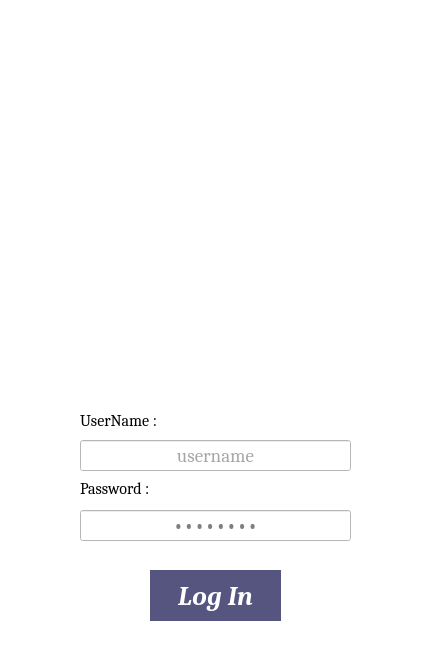
<?xml version="1.0" encoding="UTF-8"?>
<ui version="4.0">
 <class>Form</class>
 <widget class="QWidget" name="Form">
  <property name="geometry">
   <rect>
    <x>0</x>
    <y>0</y>
    <width>430</width>
    <height>650</height>
   </rect>
  </property>
  <property name="minimumSize">
   <size>
    <width>430</width>
    <height>650</height>
   </size>
  </property>
  <property name="maximumSize">
   <size>
    <width>430</width>
    <height>650</height>
   </size>
  </property>
  <property name="baseSize">
   <size>
    <width>430</width>
    <height>650</height>
   </size>
  </property>
  <property name="palette">
   <palette>
    <active>
     <colorrole role="WindowText">
      <brush brushstyle="SolidPattern">
       <color alpha="255">
        <red>0</red>
        <green>0</green>
        <blue>0</blue>
       </color>
      </brush>
     </colorrole>
     <colorrole role="Button">
      <brush brushstyle="SolidPattern">
       <color alpha="255">
        <red>255</red>
        <green>255</green>
        <blue>255</blue>
       </color>
      </brush>
     </colorrole>
     <colorrole role="Light">
      <brush brushstyle="SolidPattern">
       <color alpha="255">
        <red>255</red>
        <green>255</green>
        <blue>255</blue>
       </color>
      </brush>
     </colorrole>
     <colorrole role="Midlight">
      <brush brushstyle="SolidPattern">
       <color alpha="255">
        <red>255</red>
        <green>255</green>
        <blue>255</blue>
       </color>
      </brush>
     </colorrole>
     <colorrole role="Dark">
      <brush brushstyle="SolidPattern">
       <color alpha="255">
        <red>127</red>
        <green>127</green>
        <blue>127</blue>
       </color>
      </brush>
     </colorrole>
     <colorrole role="Mid">
      <brush brushstyle="SolidPattern">
       <color alpha="255">
        <red>170</red>
        <green>170</green>
        <blue>170</blue>
       </color>
      </brush>
     </colorrole>
     <colorrole role="Text">
      <brush brushstyle="SolidPattern">
       <color alpha="255">
        <red>0</red>
        <green>0</green>
        <blue>0</blue>
       </color>
      </brush>
     </colorrole>
     <colorrole role="BrightText">
      <brush brushstyle="SolidPattern">
       <color alpha="255">
        <red>255</red>
        <green>255</green>
        <blue>255</blue>
       </color>
      </brush>
     </colorrole>
     <colorrole role="ButtonText">
      <brush brushstyle="SolidPattern">
       <color alpha="255">
        <red>0</red>
        <green>0</green>
        <blue>0</blue>
       </color>
      </brush>
     </colorrole>
     <colorrole role="Base">
      <brush brushstyle="SolidPattern">
       <color alpha="255">
        <red>255</red>
        <green>255</green>
        <blue>255</blue>
       </color>
      </brush>
     </colorrole>
     <colorrole role="Window">
      <brush brushstyle="SolidPattern">
       <color alpha="255">
        <red>255</red>
        <green>255</green>
        <blue>255</blue>
       </color>
      </brush>
     </colorrole>
     <colorrole role="Shadow">
      <brush brushstyle="SolidPattern">
       <color alpha="255">
        <red>0</red>
        <green>0</green>
        <blue>0</blue>
       </color>
      </brush>
     </colorrole>
     <colorrole role="AlternateBase">
      <brush brushstyle="SolidPattern">
       <color alpha="255">
        <red>255</red>
        <green>255</green>
        <blue>255</blue>
       </color>
      </brush>
     </colorrole>
     <colorrole role="ToolTipBase">
      <brush brushstyle="SolidPattern">
       <color alpha="255">
        <red>255</red>
        <green>255</green>
        <blue>220</blue>
       </color>
      </brush>
     </colorrole>
     <colorrole role="ToolTipText">
      <brush brushstyle="SolidPattern">
       <color alpha="255">
        <red>0</red>
        <green>0</green>
        <blue>0</blue>
       </color>
      </brush>
     </colorrole>
     <colorrole role="PlaceholderText">
      <brush brushstyle="SolidPattern">
       <color alpha="128">
        <red>0</red>
        <green>0</green>
        <blue>0</blue>
       </color>
      </brush>
     </colorrole>
    </active>
    <inactive>
     <colorrole role="WindowText">
      <brush brushstyle="SolidPattern">
       <color alpha="255">
        <red>0</red>
        <green>0</green>
        <blue>0</blue>
       </color>
      </brush>
     </colorrole>
     <colorrole role="Button">
      <brush brushstyle="SolidPattern">
       <color alpha="255">
        <red>255</red>
        <green>255</green>
        <blue>255</blue>
       </color>
      </brush>
     </colorrole>
     <colorrole role="Light">
      <brush brushstyle="SolidPattern">
       <color alpha="255">
        <red>255</red>
        <green>255</green>
        <blue>255</blue>
       </color>
      </brush>
     </colorrole>
     <colorrole role="Midlight">
      <brush brushstyle="SolidPattern">
       <color alpha="255">
        <red>255</red>
        <green>255</green>
        <blue>255</blue>
       </color>
      </brush>
     </colorrole>
     <colorrole role="Dark">
      <brush brushstyle="SolidPattern">
       <color alpha="255">
        <red>127</red>
        <green>127</green>
        <blue>127</blue>
       </color>
      </brush>
     </colorrole>
     <colorrole role="Mid">
      <brush brushstyle="SolidPattern">
       <color alpha="255">
        <red>170</red>
        <green>170</green>
        <blue>170</blue>
       </color>
      </brush>
     </colorrole>
     <colorrole role="Text">
      <brush brushstyle="SolidPattern">
       <color alpha="255">
        <red>0</red>
        <green>0</green>
        <blue>0</blue>
       </color>
      </brush>
     </colorrole>
     <colorrole role="BrightText">
      <brush brushstyle="SolidPattern">
       <color alpha="255">
        <red>255</red>
        <green>255</green>
        <blue>255</blue>
       </color>
      </brush>
     </colorrole>
     <colorrole role="ButtonText">
      <brush brushstyle="SolidPattern">
       <color alpha="255">
        <red>0</red>
        <green>0</green>
        <blue>0</blue>
       </color>
      </brush>
     </colorrole>
     <colorrole role="Base">
      <brush brushstyle="SolidPattern">
       <color alpha="255">
        <red>255</red>
        <green>255</green>
        <blue>255</blue>
       </color>
      </brush>
     </colorrole>
     <colorrole role="Window">
      <brush brushstyle="SolidPattern">
       <color alpha="255">
        <red>255</red>
        <green>255</green>
        <blue>255</blue>
       </color>
      </brush>
     </colorrole>
     <colorrole role="Shadow">
      <brush brushstyle="SolidPattern">
       <color alpha="255">
        <red>0</red>
        <green>0</green>
        <blue>0</blue>
       </color>
      </brush>
     </colorrole>
     <colorrole role="AlternateBase">
      <brush brushstyle="SolidPattern">
       <color alpha="255">
        <red>255</red>
        <green>255</green>
        <blue>255</blue>
       </color>
      </brush>
     </colorrole>
     <colorrole role="ToolTipBase">
      <brush brushstyle="SolidPattern">
       <color alpha="255">
        <red>255</red>
        <green>255</green>
        <blue>220</blue>
       </color>
      </brush>
     </colorrole>
     <colorrole role="ToolTipText">
      <brush brushstyle="SolidPattern">
       <color alpha="255">
        <red>0</red>
        <green>0</green>
        <blue>0</blue>
       </color>
      </brush>
     </colorrole>
     <colorrole role="PlaceholderText">
      <brush brushstyle="SolidPattern">
       <color alpha="128">
        <red>0</red>
        <green>0</green>
        <blue>0</blue>
       </color>
      </brush>
     </colorrole>
    </inactive>
    <disabled>
     <colorrole role="WindowText">
      <brush brushstyle="SolidPattern">
       <color alpha="255">
        <red>127</red>
        <green>127</green>
        <blue>127</blue>
       </color>
      </brush>
     </colorrole>
     <colorrole role="Button">
      <brush brushstyle="SolidPattern">
       <color alpha="255">
        <red>255</red>
        <green>255</green>
        <blue>255</blue>
       </color>
      </brush>
     </colorrole>
     <colorrole role="Light">
      <brush brushstyle="SolidPattern">
       <color alpha="255">
        <red>255</red>
        <green>255</green>
        <blue>255</blue>
       </color>
      </brush>
     </colorrole>
     <colorrole role="Midlight">
      <brush brushstyle="SolidPattern">
       <color alpha="255">
        <red>255</red>
        <green>255</green>
        <blue>255</blue>
       </color>
      </brush>
     </colorrole>
     <colorrole role="Dark">
      <brush brushstyle="SolidPattern">
       <color alpha="255">
        <red>127</red>
        <green>127</green>
        <blue>127</blue>
       </color>
      </brush>
     </colorrole>
     <colorrole role="Mid">
      <brush brushstyle="SolidPattern">
       <color alpha="255">
        <red>170</red>
        <green>170</green>
        <blue>170</blue>
       </color>
      </brush>
     </colorrole>
     <colorrole role="Text">
      <brush brushstyle="SolidPattern">
       <color alpha="255">
        <red>127</red>
        <green>127</green>
        <blue>127</blue>
       </color>
      </brush>
     </colorrole>
     <colorrole role="BrightText">
      <brush brushstyle="SolidPattern">
       <color alpha="255">
        <red>255</red>
        <green>255</green>
        <blue>255</blue>
       </color>
      </brush>
     </colorrole>
     <colorrole role="ButtonText">
      <brush brushstyle="SolidPattern">
       <color alpha="255">
        <red>127</red>
        <green>127</green>
        <blue>127</blue>
       </color>
      </brush>
     </colorrole>
     <colorrole role="Base">
      <brush brushstyle="SolidPattern">
       <color alpha="255">
        <red>255</red>
        <green>255</green>
        <blue>255</blue>
       </color>
      </brush>
     </colorrole>
     <colorrole role="Window">
      <brush brushstyle="SolidPattern">
       <color alpha="255">
        <red>255</red>
        <green>255</green>
        <blue>255</blue>
       </color>
      </brush>
     </colorrole>
     <colorrole role="Shadow">
      <brush brushstyle="SolidPattern">
       <color alpha="255">
        <red>0</red>
        <green>0</green>
        <blue>0</blue>
       </color>
      </brush>
     </colorrole>
     <colorrole role="AlternateBase">
      <brush brushstyle="SolidPattern">
       <color alpha="255">
        <red>255</red>
        <green>255</green>
        <blue>255</blue>
       </color>
      </brush>
     </colorrole>
     <colorrole role="ToolTipBase">
      <brush brushstyle="SolidPattern">
       <color alpha="255">
        <red>255</red>
        <green>255</green>
        <blue>220</blue>
       </color>
      </brush>
     </colorrole>
     <colorrole role="ToolTipText">
      <brush brushstyle="SolidPattern">
       <color alpha="255">
        <red>0</red>
        <green>0</green>
        <blue>0</blue>
       </color>
      </brush>
     </colorrole>
     <colorrole role="PlaceholderText">
      <brush brushstyle="SolidPattern">
       <color alpha="128">
        <red>0</red>
        <green>0</green>
        <blue>0</blue>
       </color>
      </brush>
     </colorrole>
    </disabled>
   </palette>
  </property>
  <property name="windowTitle">
   <string>Sarkhati Dackeh</string>
  </property>
  <property name="windowIcon">
   <iconset>
    <normaloff>../Data/Images/logodackeh2.png</normaloff>../Data/Images/logodackeh2.png</iconset>
  </property>
  <widget class="QLabel" name="label">
   <property name="geometry">
    <rect>
     <x>10</x>
     <y>20</y>
     <width>411</width>
     <height>371</height>
    </rect>
   </property>
   <property name="text">
    <string/>
   </property>
   <property name="pixmap">
    <pixmap>../Data/Images/Logo.png</pixmap>
   </property>
   <property name="scaledContents">
    <bool>true</bool>
   </property>
  </widget>
  <widget class="QLineEdit" name="lineEdit">
   <property name="geometry">
    <rect>
     <x>80</x>
     <y>440</y>
     <width>271</width>
     <height>31</height>
    </rect>
   </property>
   <property name="palette">
    <palette>
     <active>
      <colorrole role="Text">
       <brush brushstyle="SolidPattern">
        <color alpha="255">
         <red>0</red>
         <green>0</green>
         <blue>0</blue>
        </color>
       </brush>
      </colorrole>
      <colorrole role="PlaceholderText">
       <brush brushstyle="SolidPattern">
        <color alpha="128">
         <red>79</red>
         <green>79</green>
         <blue>79</blue>
        </color>
       </brush>
      </colorrole>
     </active>
     <inactive>
      <colorrole role="Text">
       <brush brushstyle="SolidPattern">
        <color alpha="255">
         <red>0</red>
         <green>0</green>
         <blue>0</blue>
        </color>
       </brush>
      </colorrole>
      <colorrole role="PlaceholderText">
       <brush brushstyle="SolidPattern">
        <color alpha="128">
         <red>79</red>
         <green>79</green>
         <blue>79</blue>
        </color>
       </brush>
      </colorrole>
     </inactive>
     <disabled>
      <colorrole role="Text">
       <brush brushstyle="SolidPattern">
        <color alpha="255">
         <red>33</red>
         <green>33</green>
         <blue>33</blue>
        </color>
       </brush>
      </colorrole>
      <colorrole role="PlaceholderText">
       <brush brushstyle="SolidPattern">
        <color alpha="128">
         <red>79</red>
         <green>79</green>
         <blue>79</blue>
        </color>
       </brush>
      </colorrole>
     </disabled>
    </palette>
   </property>
   <property name="font">
    <font>
     <family>Cambria</family>
     <pointsize>14</pointsize>
    </font>
   </property>
   <property name="cursor">
    <cursorShape>IBeamCursor</cursorShape>
   </property>
   <property name="text">
    <string/>
   </property>
   <property name="alignment">
    <set>Qt::AlignCenter</set>
   </property>
   <property name="dragEnabled">
    <bool>false</bool>
   </property>
   <property name="placeholderText">
    <string>username</string>
   </property>
  </widget>
  <widget class="QLineEdit" name="lineEdit_2">
   <property name="geometry">
    <rect>
     <x>80</x>
     <y>510</y>
     <width>271</width>
     <height>31</height>
    </rect>
   </property>
   <property name="palette">
    <palette>
     <active>
      <colorrole role="Text">
       <brush brushstyle="SolidPattern">
        <color alpha="255">
         <red>0</red>
         <green>0</green>
         <blue>0</blue>
        </color>
       </brush>
      </colorrole>
      <colorrole role="PlaceholderText">
       <brush brushstyle="NoBrush">
        <color alpha="128">
         <red>0</red>
         <green>0</green>
         <blue>0</blue>
        </color>
       </brush>
      </colorrole>
     </active>
     <inactive>
      <colorrole role="Text">
       <brush brushstyle="SolidPattern">
        <color alpha="255">
         <red>0</red>
         <green>0</green>
         <blue>0</blue>
        </color>
       </brush>
      </colorrole>
      <colorrole role="PlaceholderText">
       <brush brushstyle="NoBrush">
        <color alpha="128">
         <red>0</red>
         <green>0</green>
         <blue>0</blue>
        </color>
       </brush>
      </colorrole>
     </inactive>
     <disabled>
      <colorrole role="Text">
       <brush brushstyle="SolidPattern">
        <color alpha="255">
         <red>33</red>
         <green>33</green>
         <blue>33</blue>
        </color>
       </brush>
      </colorrole>
      <colorrole role="PlaceholderText">
       <brush brushstyle="NoBrush">
        <color alpha="128">
         <red>0</red>
         <green>0</green>
         <blue>0</blue>
        </color>
       </brush>
      </colorrole>
     </disabled>
    </palette>
   </property>
   <property name="font">
    <font>
     <family>Cambria</family>
     <pointsize>18</pointsize>
    </font>
   </property>
   <property name="focusPolicy">
    <enum>Qt::WheelFocus</enum>
   </property>
   <property name="echoMode">
    <enum>QLineEdit::Password</enum>
   </property>
   <property name="alignment">
    <set>Qt::AlignCenter</set>
   </property>
   <property name="dragEnabled">
    <bool>false</bool>
   </property>
   <property name="placeholderText">
    <string>••••••••</string>
   </property>
  </widget>
  <widget class="QLabel" name="label_2">
   <property name="geometry">
    <rect>
     <x>80</x>
     <y>410</y>
     <width>151</width>
     <height>21</height>
    </rect>
   </property>
   <property name="font">
    <font>
     <family>Cambria</family>
     <pointsize>12</pointsize>
    </font>
   </property>
   <property name="text">
    <string>UserName :</string>
   </property>
  </widget>
  <widget class="QLabel" name="label_3">
   <property name="geometry">
    <rect>
     <x>80</x>
     <y>480</y>
     <width>101</width>
     <height>16</height>
    </rect>
   </property>
   <property name="font">
    <font>
     <family>Cambria</family>
     <pointsize>12</pointsize>
    </font>
   </property>
   <property name="text">
    <string>Password :</string>
   </property>
  </widget>
  <widget class="QPushButton" name="Login">
   <property name="geometry">
    <rect>
     <x>150</x>
     <y>570</y>
     <width>131</width>
     <height>51</height>
    </rect>
   </property>
   <property name="palette">
    <palette>
     <active>
      <colorrole role="WindowText">
       <brush brushstyle="SolidPattern">
        <color alpha="255">
         <red>255</red>
         <green>255</green>
         <blue>255</blue>
        </color>
       </brush>
      </colorrole>
      <colorrole role="Button">
       <brush brushstyle="SolidPattern">
        <color alpha="255">
         <red>85</red>
         <green>85</green>
         <blue>127</blue>
        </color>
       </brush>
      </colorrole>
      <colorrole role="Light">
       <brush brushstyle="SolidPattern">
        <color alpha="255">
         <red>127</red>
         <green>127</green>
         <blue>190</blue>
        </color>
       </brush>
      </colorrole>
      <colorrole role="Midlight">
       <brush brushstyle="SolidPattern">
        <color alpha="255">
         <red>106</red>
         <green>106</green>
         <blue>158</blue>
        </color>
       </brush>
      </colorrole>
      <colorrole role="Dark">
       <brush brushstyle="SolidPattern">
        <color alpha="255">
         <red>42</red>
         <green>42</green>
         <blue>63</blue>
        </color>
       </brush>
      </colorrole>
      <colorrole role="Mid">
       <brush brushstyle="SolidPattern">
        <color alpha="255">
         <red>57</red>
         <green>57</green>
         <blue>85</blue>
        </color>
       </brush>
      </colorrole>
      <colorrole role="Text">
       <brush brushstyle="SolidPattern">
        <color alpha="255">
         <red>255</red>
         <green>255</green>
         <blue>255</blue>
        </color>
       </brush>
      </colorrole>
      <colorrole role="BrightText">
       <brush brushstyle="SolidPattern">
        <color alpha="255">
         <red>255</red>
         <green>255</green>
         <blue>255</blue>
        </color>
       </brush>
      </colorrole>
      <colorrole role="ButtonText">
       <brush brushstyle="SolidPattern">
        <color alpha="255">
         <red>255</red>
         <green>255</green>
         <blue>255</blue>
        </color>
       </brush>
      </colorrole>
      <colorrole role="Base">
       <brush brushstyle="SolidPattern">
        <color alpha="255">
         <red>0</red>
         <green>0</green>
         <blue>0</blue>
        </color>
       </brush>
      </colorrole>
      <colorrole role="Window">
       <brush brushstyle="SolidPattern">
        <color alpha="255">
         <red>85</red>
         <green>85</green>
         <blue>127</blue>
        </color>
       </brush>
      </colorrole>
      <colorrole role="Shadow">
       <brush brushstyle="SolidPattern">
        <color alpha="255">
         <red>0</red>
         <green>0</green>
         <blue>0</blue>
        </color>
       </brush>
      </colorrole>
      <colorrole role="AlternateBase">
       <brush brushstyle="SolidPattern">
        <color alpha="255">
         <red>42</red>
         <green>42</green>
         <blue>63</blue>
        </color>
       </brush>
      </colorrole>
      <colorrole role="ToolTipBase">
       <brush brushstyle="SolidPattern">
        <color alpha="255">
         <red>255</red>
         <green>255</green>
         <blue>220</blue>
        </color>
       </brush>
      </colorrole>
      <colorrole role="ToolTipText">
       <brush brushstyle="SolidPattern">
        <color alpha="255">
         <red>0</red>
         <green>0</green>
         <blue>0</blue>
        </color>
       </brush>
      </colorrole>
      <colorrole role="PlaceholderText">
       <brush brushstyle="SolidPattern">
        <color alpha="128">
         <red>255</red>
         <green>255</green>
         <blue>255</blue>
        </color>
       </brush>
      </colorrole>
     </active>
     <inactive>
      <colorrole role="WindowText">
       <brush brushstyle="SolidPattern">
        <color alpha="255">
         <red>255</red>
         <green>255</green>
         <blue>255</blue>
        </color>
       </brush>
      </colorrole>
      <colorrole role="Button">
       <brush brushstyle="SolidPattern">
        <color alpha="255">
         <red>85</red>
         <green>85</green>
         <blue>127</blue>
        </color>
       </brush>
      </colorrole>
      <colorrole role="Light">
       <brush brushstyle="SolidPattern">
        <color alpha="255">
         <red>127</red>
         <green>127</green>
         <blue>190</blue>
        </color>
       </brush>
      </colorrole>
      <colorrole role="Midlight">
       <brush brushstyle="SolidPattern">
        <color alpha="255">
         <red>106</red>
         <green>106</green>
         <blue>158</blue>
        </color>
       </brush>
      </colorrole>
      <colorrole role="Dark">
       <brush brushstyle="SolidPattern">
        <color alpha="255">
         <red>42</red>
         <green>42</green>
         <blue>63</blue>
        </color>
       </brush>
      </colorrole>
      <colorrole role="Mid">
       <brush brushstyle="SolidPattern">
        <color alpha="255">
         <red>57</red>
         <green>57</green>
         <blue>85</blue>
        </color>
       </brush>
      </colorrole>
      <colorrole role="Text">
       <brush brushstyle="SolidPattern">
        <color alpha="255">
         <red>255</red>
         <green>255</green>
         <blue>255</blue>
        </color>
       </brush>
      </colorrole>
      <colorrole role="BrightText">
       <brush brushstyle="SolidPattern">
        <color alpha="255">
         <red>255</red>
         <green>255</green>
         <blue>255</blue>
        </color>
       </brush>
      </colorrole>
      <colorrole role="ButtonText">
       <brush brushstyle="SolidPattern">
        <color alpha="255">
         <red>255</red>
         <green>255</green>
         <blue>255</blue>
        </color>
       </brush>
      </colorrole>
      <colorrole role="Base">
       <brush brushstyle="SolidPattern">
        <color alpha="255">
         <red>0</red>
         <green>0</green>
         <blue>0</blue>
        </color>
       </brush>
      </colorrole>
      <colorrole role="Window">
       <brush brushstyle="SolidPattern">
        <color alpha="255">
         <red>85</red>
         <green>85</green>
         <blue>127</blue>
        </color>
       </brush>
      </colorrole>
      <colorrole role="Shadow">
       <brush brushstyle="SolidPattern">
        <color alpha="255">
         <red>0</red>
         <green>0</green>
         <blue>0</blue>
        </color>
       </brush>
      </colorrole>
      <colorrole role="AlternateBase">
       <brush brushstyle="SolidPattern">
        <color alpha="255">
         <red>42</red>
         <green>42</green>
         <blue>63</blue>
        </color>
       </brush>
      </colorrole>
      <colorrole role="ToolTipBase">
       <brush brushstyle="SolidPattern">
        <color alpha="255">
         <red>255</red>
         <green>255</green>
         <blue>220</blue>
        </color>
       </brush>
      </colorrole>
      <colorrole role="ToolTipText">
       <brush brushstyle="SolidPattern">
        <color alpha="255">
         <red>0</red>
         <green>0</green>
         <blue>0</blue>
        </color>
       </brush>
      </colorrole>
      <colorrole role="PlaceholderText">
       <brush brushstyle="SolidPattern">
        <color alpha="128">
         <red>255</red>
         <green>255</green>
         <blue>255</blue>
        </color>
       </brush>
      </colorrole>
     </inactive>
     <disabled>
      <colorrole role="WindowText">
       <brush brushstyle="SolidPattern">
        <color alpha="255">
         <red>42</red>
         <green>42</green>
         <blue>63</blue>
        </color>
       </brush>
      </colorrole>
      <colorrole role="Button">
       <brush brushstyle="SolidPattern">
        <color alpha="255">
         <red>85</red>
         <green>85</green>
         <blue>127</blue>
        </color>
       </brush>
      </colorrole>
      <colorrole role="Light">
       <brush brushstyle="SolidPattern">
        <color alpha="255">
         <red>127</red>
         <green>127</green>
         <blue>190</blue>
        </color>
       </brush>
      </colorrole>
      <colorrole role="Midlight">
       <brush brushstyle="SolidPattern">
        <color alpha="255">
         <red>106</red>
         <green>106</green>
         <blue>158</blue>
        </color>
       </brush>
      </colorrole>
      <colorrole role="Dark">
       <brush brushstyle="SolidPattern">
        <color alpha="255">
         <red>42</red>
         <green>42</green>
         <blue>63</blue>
        </color>
       </brush>
      </colorrole>
      <colorrole role="Mid">
       <brush brushstyle="SolidPattern">
        <color alpha="255">
         <red>57</red>
         <green>57</green>
         <blue>85</blue>
        </color>
       </brush>
      </colorrole>
      <colorrole role="Text">
       <brush brushstyle="SolidPattern">
        <color alpha="255">
         <red>42</red>
         <green>42</green>
         <blue>63</blue>
        </color>
       </brush>
      </colorrole>
      <colorrole role="BrightText">
       <brush brushstyle="SolidPattern">
        <color alpha="255">
         <red>255</red>
         <green>255</green>
         <blue>255</blue>
        </color>
       </brush>
      </colorrole>
      <colorrole role="ButtonText">
       <brush brushstyle="SolidPattern">
        <color alpha="255">
         <red>42</red>
         <green>42</green>
         <blue>63</blue>
        </color>
       </brush>
      </colorrole>
      <colorrole role="Base">
       <brush brushstyle="SolidPattern">
        <color alpha="255">
         <red>85</red>
         <green>85</green>
         <blue>127</blue>
        </color>
       </brush>
      </colorrole>
      <colorrole role="Window">
       <brush brushstyle="SolidPattern">
        <color alpha="255">
         <red>85</red>
         <green>85</green>
         <blue>127</blue>
        </color>
       </brush>
      </colorrole>
      <colorrole role="Shadow">
       <brush brushstyle="SolidPattern">
        <color alpha="255">
         <red>0</red>
         <green>0</green>
         <blue>0</blue>
        </color>
       </brush>
      </colorrole>
      <colorrole role="AlternateBase">
       <brush brushstyle="SolidPattern">
        <color alpha="255">
         <red>85</red>
         <green>85</green>
         <blue>127</blue>
        </color>
       </brush>
      </colorrole>
      <colorrole role="ToolTipBase">
       <brush brushstyle="SolidPattern">
        <color alpha="255">
         <red>255</red>
         <green>255</green>
         <blue>220</blue>
        </color>
       </brush>
      </colorrole>
      <colorrole role="ToolTipText">
       <brush brushstyle="SolidPattern">
        <color alpha="255">
         <red>0</red>
         <green>0</green>
         <blue>0</blue>
        </color>
       </brush>
      </colorrole>
      <colorrole role="PlaceholderText">
       <brush brushstyle="SolidPattern">
        <color alpha="128">
         <red>255</red>
         <green>255</green>
         <blue>255</blue>
        </color>
       </brush>
      </colorrole>
     </disabled>
    </palette>
   </property>
   <property name="font">
    <font>
     <family>Cambria</family>
     <pointsize>20</pointsize>
     <weight>75</weight>
     <italic>true</italic>
     <bold>true</bold>
     <underline>false</underline>
     <strikeout>false</strikeout>
     <stylestrategy>PreferDefault</stylestrategy>
     <kerning>false</kerning>
    </font>
   </property>
   <property name="cursor">
    <cursorShape>PointingHandCursor</cursorShape>
   </property>
   <property name="autoFillBackground">
    <bool>true</bool>
   </property>
   <property name="text">
    <string>Log In</string>
   </property>
   <property name="flat">
    <bool>true</bool>
   </property>
  </widget>
 </widget>
 <resources/>
 <connections/>
</ui>
